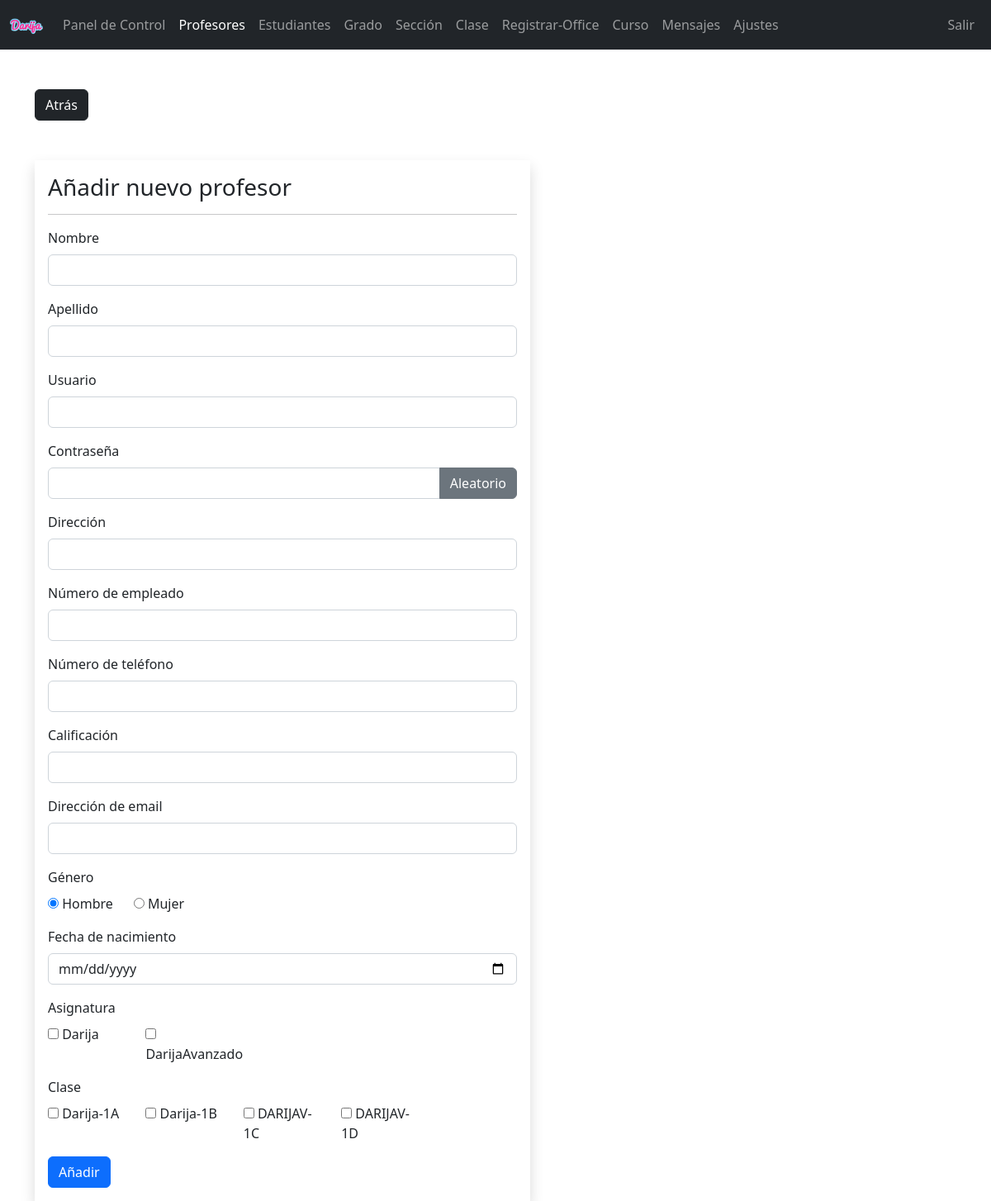
/admin/teacher-add.php (signed in), run on the app's committed database.
### tables this page shows
CREATE TABLE `subjects` (
  `subject_id` int(11) NOT NULL,
  `subject` varchar(31) NOT NULL,
  `subject_code` varchar(31) NOT NULL,
  `grade` int(11) NOT NULL
);

CREATE TABLE `class` (
  `class_id` int(11) NOT NULL,
  `grade` int(11) NOT NULL,
  `section` int(11) NOT NULL
);

CREATE TABLE `grades` (
  `grade_id` int(11) NOT NULL,
  `grade` varchar(31) NOT NULL,
  `grade_code` varchar(7) NOT NULL
);

CREATE TABLE `section` (
  `section_id` int(11) NOT NULL,
  `section` varchar(7) NOT NULL
);

### admin/data/subject.php (called while the page is built, shortened)
<?php
function getAllSubjects($conn){
   $sql = "SELECT * FROM subjects";
   $stmt = $conn->prepare($sql);
   $stmt->execute();
   if ($stmt->rowCount() >= 1) {
     $subjects = $stmt->fetchAll();
     return $subjects;
   }else {
   	return 0;
   }
}
?>

### admin/data/class.php (called while the page is built, shortened)
<?php
function getAllClasses($conn){
   $sql = "SELECT * FROM class";
   $stmt = $conn->prepare($sql);
   $stmt->execute();
   if ($stmt->rowCount() >= 1) {
     $classes = $stmt->fetchAll();
     return $classes;
   }else {
    return 0;
   }
}

### admin/data/grade.php (called while the page is built, shortened)
<?php
function getGradeById($grade_id, $conn){
   $sql = "SELECT * FROM grades
           WHERE grade_id=?";
   $stmt = $conn->prepare($sql);
   $stmt->execute([$grade_id]);
   if ($stmt->rowCount() == 1) {
     $grade = $stmt->fetch();
     return $grade;
   }else {
    return 0;
   }
}

### admin/data/section.php (called while the page is built, shortened)
<?php
function getSectioById($section_id, $conn){
   $sql = "SELECT * FROM section
           WHERE section_id=?";
   $stmt = $conn->prepare($sql);
   $stmt->execute([$section_id]);
   if ($stmt->rowCount() == 1) {
     $section = $stmt->fetch();
     return $section;
   }else {
    return 0;
   }
}

### admin/teacher-add.php (the view, shortened to what this page needs)
<?php
if (isset($_SESSION['admin_id']) &&
    isset($_SESSION['role'])) {
    if ($_SESSION['role'] == 'Admin') {
       include "../CONEXION_DB.php";
       include "data/subject.php";
       include "data/grade.php";
       include "data/section.php";
       include "data/class.php";
       $subjects = getAllSubjects($conn);
       $classes = getAllClasses($conn);
       $fname = '';
       $lname = '';
       $uname = '';
       $address = '';
       $en = '';
       $pn = '';
       $qf = '';
       $email = '';
 ?>
<!DOCTYPE html>
<html lang="en">
<head>
	<link rel="stylesheet" href="https://cdn.jsdelivr.net/npm/bootstrap@5.2.0/dist/css/bootstrap.min.css">
	<link rel="stylesheet" href="../css/style.css">
  <link rel="stylesheet" href="https://cdnjs.cloudflare.com/ajax/libs/font-awesome/4.7.0/css/font-awesome.min.css">
</head>
<body>
    <?php
        include "inc/navbar.php";
     ?>
     <div class="container mt-5">
        <a href="teacher.php"
           class="btn btn-dark">Atrás</a>
        <form method="post"
              class="shadow p-3 mt-5 form-w"
              action="req/teacher-add.php">
        <h3>Añadir nuevo profesor</h3><hr>
        <div class="mb-3">
          <label class="form-label">Nombre</label>
          <input type="text"
                 class="form-control"
                 value="<?=$fname?>"
                 name="fname">
        </div>
        <div class="mb-3">
          <label class="form-label">Apellido</label>
          <input type="text"
                 class="form-control"
                 value="<?=$lname?>"
                 name="lname">
        </div>
        <div class="mb-3">
          <label class="form-label">Usuario</label>
          <input type="text"
                 class="form-control"
                 value="<?=$uname?>"
                 name="username">
        </div>
        <div class="mb-3">
          <label class="form-label">Contraseña</label>
          <div class="input-group mb-3">
              <input type="text"
                     class="form-control"
                     name="pass"
                     id="passInput">
              <button class="btn btn-secondary"
                      id="gBtn">
                      Aleatorio</button>
          </div>
        </div>
        <div class="mb-3">
          <label class="form-label">Dirección</label>
          <input type="text"
                 class="form-control"
                 value="<?=$address?>"
                 name="address">
        </div>
        <div class="mb-3">
          <label class="form-label">Número de empleado</label>
          <input type="text"
                 class="form-control"
                 value="<?=$en?>"
                 name="employee_number">
        </div>
        <div class="mb-3">
          <label class="form-label">Número de teléfono</label>
          <input type="text"
                 class="form-control"
                 value="<?=$pn?>"
                 name="phone_number">
        </div>
        <div class="mb-3">
          <label class="form-label">Calificación</label>
          <input type="text"
                 class="form-control"
                 value="<?=$qf?>"
                 name="qualification">
        </div>
        <div class="mb-3">
          <label class="form-label">Dirección de email</label>
          <input type="text"
                 class="form-control"
                 value="<?=$email?>"
                 name="email_address">
        </div>
        <div class="mb-3">
          <label class="form-label">Género</label><br>
          <input type="radio"
                 value="Male"
                 checked
                 name="gender"> Hombre
                 &nbsp;&nbsp;&nbsp;&nbsp;
          <input type="radio"
                 value="Female"
                 name="gender"> Mujer
        </div>
        <div class="mb-3">
          <label class="form-label">Fecha de nacimiento</label>
          <input type="date"
                 class="form-control"
                 value=""
                 name="date_of_birth">
        </div>
        <div class="mb-3">
          <label class="form-label">Asignatura</label>
          <div class="row row-cols-5">
            <?php foreach ($subjects as $subject): ?>
            <div class="col">
              <input type="checkbox"
                     name="subjects[]"
                     value="<?=$subject['subject_id']?>">
                     <?=$subject['subject']?>
            </div>
            <?php endforeach ?>
          </div>
        </div>
        <div class="mb-3">
          <label class="form-label">Clase</label>
          <div class="row row-cols-5">
            <?php foreach ($classes as $class): ?>
            <div class="col">
              <input type="checkbox"
                     name="classes[]"
                     value="<?=$class['class_id']?>">
                     <?php
                        $grade = getGradeById($class['grade'], $conn);
                        $section = getSectioById($class['section'], $conn);
                      ?>
                     <?=$grade['grade_code']?>-<?=$grade['grade'].$section['section']?>
            </div>
            <?php endforeach ?>
          </div>
        </div>
      <button type="submit" class="btn btn-primary">Añadir</button>
     </form>
     </div>
</body>
</html>
<?php
  }else {
    header("Location: ../login.php");
    exit;
  }
}else {
	header("Location: ../login.php");
	exit;
}
?>

### css/style.css (style rules this page uses)
.form-w { max-width: 600px; width: 100%; }

### data on the page
subjects: subject "Darija"
subjects: subject "DarijaAvanzado"
class: grades.grade_code "Darija", grades.grade "1", section.section "A"
class: grades.grade_code "Darija", grades.grade "1", section.section "B"
class: grades.grade_code "DARIJAV", grades.grade "1", section.section "C"
class: grades.grade_code "DARIJAV", grades.grade "1", section.section "D"
